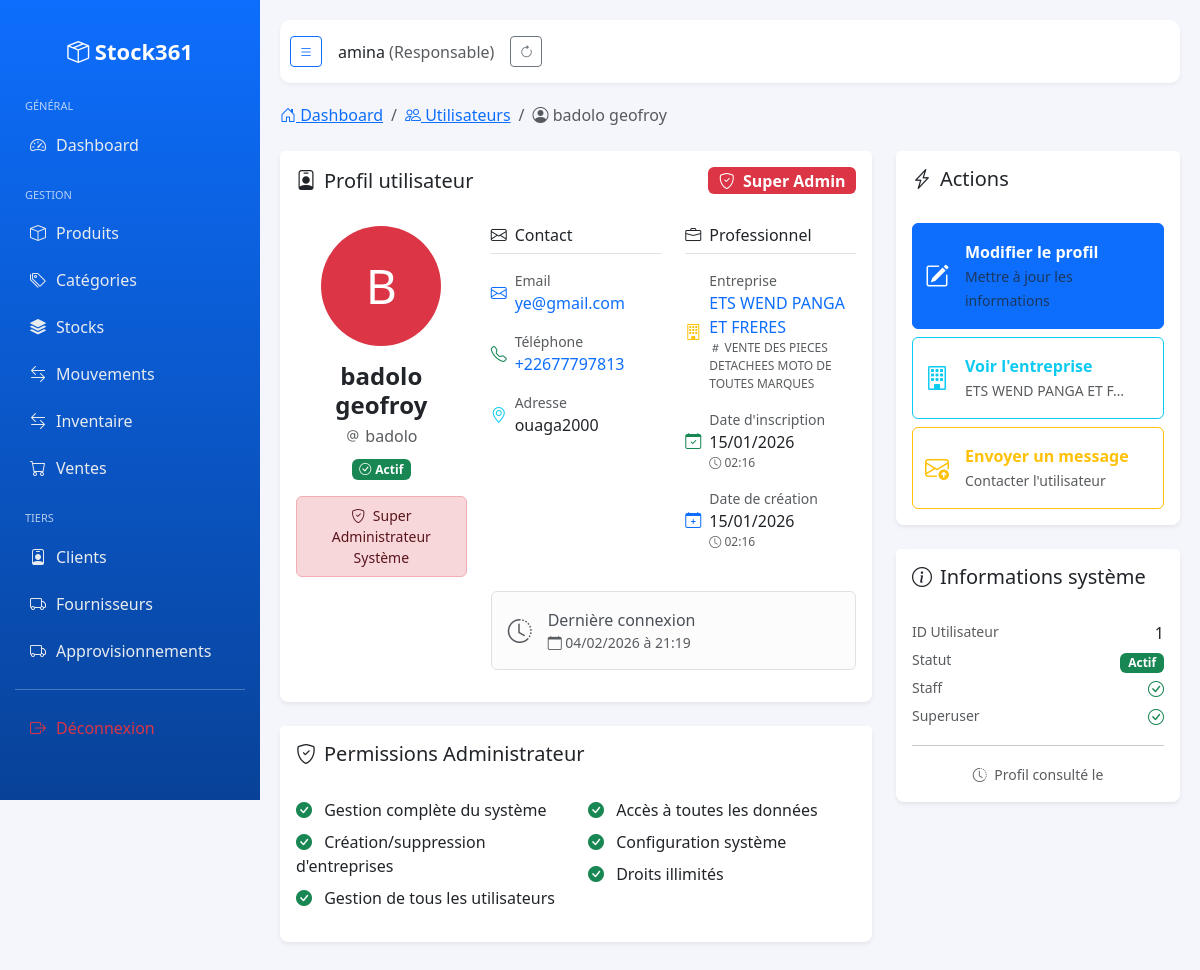
The app's page /1/ (signed in), older data.
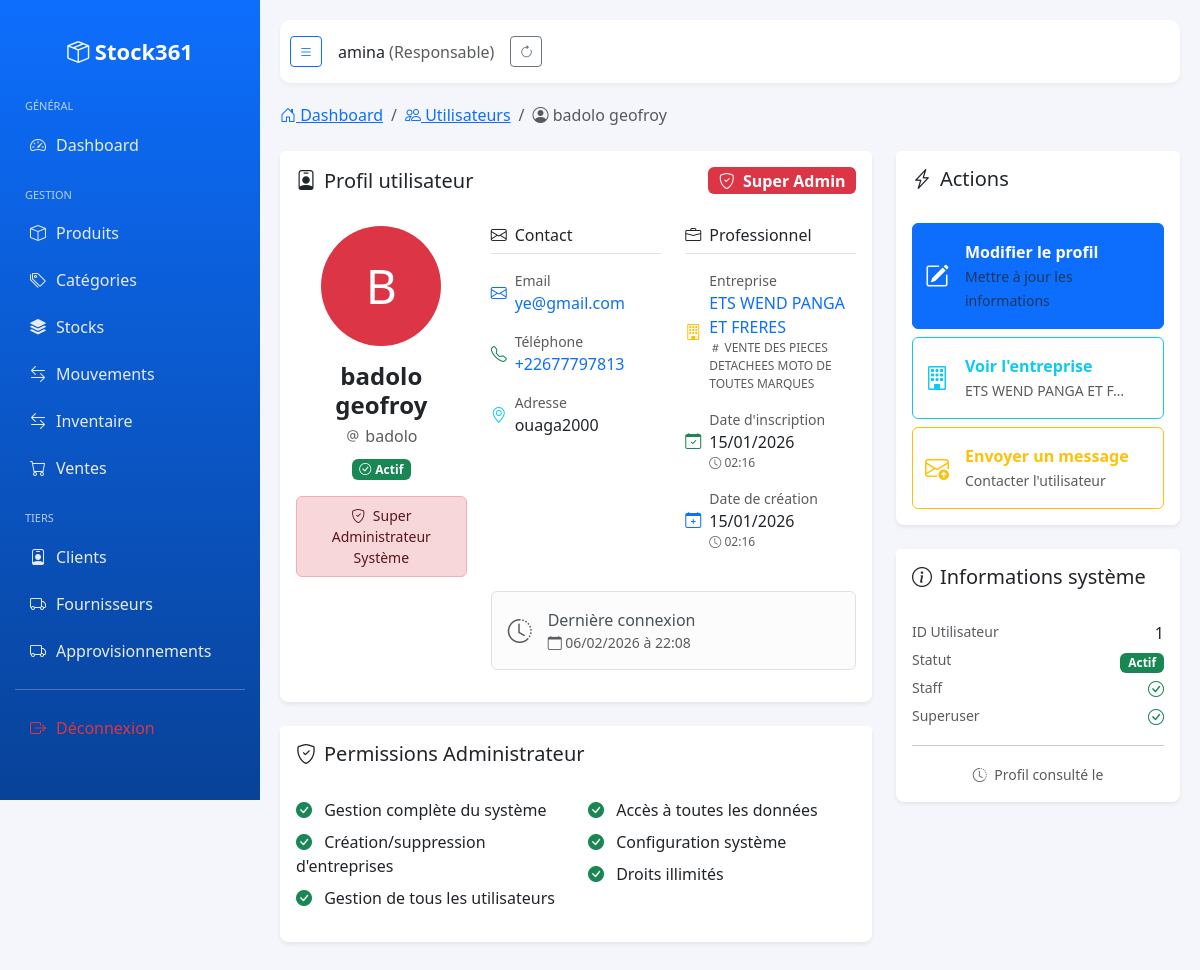
The same page, newer data.
### entreprise/models.py (models this page shows, shortened)
class Utilisateur(AbstractUser):
    class TypeUtilisateur(models.TextChoices):
        SUPER_ADMIN = 'super_admin', 'Super Admin'
        RESPONSABLE = 'responsable', 'Responsable'
        GERANT = 'gerant', 'Gérant/Secrétaire'
    entreprise = models.ForeignKey(
        Entreprise,
        on_delete=models.CASCADE,
        related_name='utilisateurs',
        blank=True,
        null=True
    )
    type_utilisateur = models.CharField(
        max_length=20,
        choices=TypeUtilisateur.choices,
        default=TypeUtilisateur.GERANT
    )
    est_actif = models.BooleanField(default=True)
    telephone = models.CharField(max_length=20, blank=True, null=True)
    adresse = models.CharField(max_length=255, blank=True, null=True)
    date_creation = models.DateTimeField(default=timezone.now)
    @property
    def est_super_admin(self):
        return self.type_utilisateur == self.TypeUtilisateur.SUPER_ADMIN
    @property
    def est_responsable(self):
        return self.type_utilisateur == self.TypeUtilisateur.RESPONSABLE
    def get_role_display(self):
        return self.get_type_utilisateur_display()
    @property
    def responsable(self):
        """
        Retourne le premier utilisateur de type 'responsable' ou None
        """
        return self.utilisateurs.filter(type_utilisateur='responsable').first()

class Entreprise(models.Model):
    nom = models.CharField(max_length=150)
    ifu = models.CharField(max_length=50, unique=True)
    contact = models.CharField(max_length=50, blank=True, null=True)
    logo = models.ImageField(upload_to='entreprises/logos/', blank=True, null=True)
    est_actif = models.BooleanField(default=True)
    date_creation = models.DateTimeField(default=timezone.now)

### entreprise/views.py (the view)
# urls.py: path('<int:pk>/', views.UtilisateurDetailView.as_view(), name='utilisateur_detail'),
class UtilisateurDetailView(ResponsableRequiredMixin, DetailView):
    model = Utilisateur
    template_name = 'entreprise/utilisateur_detail.html'
    context_object_name = 'utilisateur'
    def get_queryset(self):
        user = self.request.user
        if user.est_super_admin:
            return Utilisateur.objects.all()
        return Utilisateur.objects.filter(entreprise=user.entreprise)

### entreprise/views.py (called while the page is built)
    def test_func(self):
        return self.request.user.is_authenticated and (
            self.request.user.est_super_admin or self.request.user.est_responsable
        )

### templates/entreprise/utilisateur_detail.html (shortened to what the changed rows need)
{% extends 'base.html' %}
{% block content %}
<nav aria-label="breadcrumb" class="mb-4">
    <ol class="breadcrumb">
        <li class="breadcrumb-item">
            <a href="{% url 'dashboard' %}"><i class="bi bi-house-door"></i> Dashboard</a>
        </li>
        <li class="breadcrumb-item">
            <a href="{% url 'utilisateur_list' %}"><i class="bi bi-people"></i> Utilisateurs</a>
        </li>
        <li class="breadcrumb-item active" aria-current="page">
            <i class="bi bi-person-circle"></i> {{ utilisateur.get_full_name|truncatechars:20 }}
        </li>
    </ol>
</nav>
<div class="row">
    <div class="col-lg-8 mb-4">
        <div class="card shadow-sm border-0">
            <div class="card-header bg-white border-0 py-3">
                <div class="d-flex justify-content-between align-items-center">
                    <h5 class="card-title mb-0">
                        <i class="bi bi-person-badge me-2"></i>Profil utilisateur
                    </h5>
                    <span class="badge
                        {% if utilisateur.est_super_admin %}bg-danger
                        {% elif utilisateur.est_responsable %}bg-warning
                        {% else %}bg-info{% endif %} fs-6">
                        <i class="bi
                            {% if utilisateur.est_super_admin %}bi-shield-check
                            {% elif utilisateur.est_responsable %}bi-person-badge
                            {% else %}bi-person-gear{% endif %} me-1"></i>
                        {{ utilisateur.get_type_utilisateur_display }}
                    </span>
                </div>
            </div>
            <div class="card-body">
                <div class="row">
                    <div class="col-md-4 text-center mb-4 mb-md-0">
                        <div class="avatar-placeholder rounded-circle d-flex align-items-center justify-content-center mx-auto mb-3
                                    {% if utilisateur.est_super_admin %}bg-danger text-white
                                    {% elif utilisateur.est_responsable %}bg-warning text-white
                                    {% else %}bg-info text-white{% endif %}"
                             style="width: 120px; height: 120px; font-size: 48px;">
                            {{ utilisateur.get_full_name|first|upper }}
                        </div>
                        <h4 class="fw-bold mb-1">{{ utilisateur.get_full_name }}</h4>
                        <p class="text-muted mb-2">
                            <i class="bi bi-at"></i> {{ utilisateur.username }}
                        </p>
                        <div class="mb-3">
                            {% if utilisateur.est_actif %}
                                <span class="badge bg-success">
                                </span>
                            {% else %}
                                <span class="badge bg-danger">
                                    <i class="bi bi-x-circle me-1"></i>Inactif
                                </span>
                            {% endif %}
                        </div>
                        {% if utilisateur.est_super_admin %}
                            <div class="alert alert-danger small py-2 mb-0">
                                <i class="bi bi-shield-check me-1"></i>
                                Super Administrateur Système
                            </div>
                        {% elif utilisateur.est_responsable %}
                            <div class="alert alert-warning small py-2 mb-0">
                                <i class="bi bi-person-badge me-1"></i>
                                Responsable d'Entreprise
                            </div>
                        {% endif %}
                    </div>
                    <div class="col-md-8">
                        <div class="row">
                            <div class="col-md-6 mb-4">
                                <div class="mb-3">
                                    <div class="d-flex align-items-center mb-2">
                                        <div>
                                            <div class="text-muted small">Email</div>
                                            {% if utilisateur.email %}
                                                <a href="mailto:{{ utilisateur.email }}" class="text-decoration-none fw-medium">
                                                    {{ utilisateur.email }}
                                                </a>
                                            {% else %}
                                                <span class="text-muted">Non spécifié</span>
                                            {% endif %}
                                        </div>
                                    </div>
                                </div>
                                <div class="mb-3">
                                    <div class="d-flex align-items-center mb-2">
                                        <div>
                                            <div class="text-muted small">Téléphone</div>
                                            {% if utilisateur.telephone %}
                                                <a href="tel:{{ utilisateur.telephone }}" class="text-decoration-none fw-medium">
                                                    {{ utilisateur.telephone }}
                                                </a>
                                            {% else %}
                                                <span class="text-muted">Non spécifié</span>
                                            {% endif %}
                                        </div>
                                    </div>
                                </div>
                                <div class="mb-3">
                                    <div class="d-flex align-items-center mb-2">
                                        <div>
                                            <div class="text-muted small">Adresse</div>
                                            <span class="fw-medium">
                                                {{ utilisateur.adresse|default:"Non spécifiée" }}
                                            </span>
                                        </div>
                                    </div>
                                </div>
                            </div>
                            <div class="col-md-6 mb-4">
                                <div class="mb-3">
                                    <div class="d-flex align-items-center mb-2">
                                        <div>
                                            <div class="text-muted small">Entreprise</div>
                                            {% if utilisateur.entreprise %}
                                                <a href="{% url 'entreprise_detail' utilisateur.entreprise.id %}"
                                                   class="text-decoration-none fw-medium">
                                                    {{ utilisateur.entreprise.nom }}
                                                </a>
                                                <div class="extra-small text-muted">
                                                    <i class="bi bi-hash"></i> {{ utilisateur.entreprise.ifu }}
                                                </div>
                                            {% else %}
                                                <span class="text-muted">Non affecté</span>
                                            {% endif %}
                                        </div>
                                    </div>
                                </div>
                                <div class="mb-3">
                                    <div class="d-flex align-items-center mb-2">
                                        <div>
                                            <div class="text-muted small">Date d'inscription</div>
                                            <span class="fw-medium">
                                                {{ utilisateur.date_joined|date:"d/m/Y" }}
                                            </span>
                                            <div class="extra-small text-muted">
                                                <i class="bi bi-clock"></i> {{ utilisateur.date_joined|date:"H:i" }}
                                            </div>
                                        </div>
                                    </div>
                                </div>
                                <div class="mb-3">
                                    <div class="d-flex align-items-center mb-2">
                                        <div>
                                            <div class="text-muted small">Date de création</div>
                                            <span class="fw-medium">
                                                {{ utilisateur.date_creation|date:"d/m/Y" }}
                                            </span>
                                            <div class="extra-small text-muted">
                                                <i class="bi bi-clock"></i> {{ utilisateur.date_creation|date:"H:i" }}
                                            </div>
                                        </div>
                                    </div>
                                </div>
                            </div>
                        </div>
                        <div class="row">
                            <div class="col-12">
                                <div class="alert alert-light border">
                                    <div class="d-flex align-items-center">
                                        <div>
                                            <div class="fw-medium">Dernière connexion</div>
                                            <div class="text-muted small">
                                                {% if utilisateur.last_login %}
                                                    <i class="bi bi-calendar"></i>
                                                    {{ utilisateur.last_login|date:"d/m/Y à H:i" }}
                                                {% else %}
                                                    <i class="bi bi-dash-circle"></i> Jamais connecté
                                                {% endif %}
                                            </div>
                                        </div>
                                    </div>
                                </div>
                            </div>
                        </div>
                    </div>
                </div>
            </div>
        </div>
    </div>
    <div class="col-lg-4 mb-4">
        <div class="card shadow-sm border-0">
            <div class="card-body">
                <div class="d-grid gap-2">
                    {% if utilisateur.entreprise %}
                    <a href="{% url 'entreprise_detail' utilisateur.entreprise.id %}"
                       class="btn btn-outline-info text-start py-3">
                        <div class="d-flex align-items-center">
                            <i class="bi bi-building fs-4 me-3"></i>
                            <div>
                                <div class="fw-bold">Voir l'entreprise</div>
                                <small class="text-muted">{{ utilisateur.entreprise.nom|truncatechars:20 }}</small>
                            </div>
                        </div>
                    </a>
                    {% endif %}
                </div>
            </div>
        </div>
        <div class="card shadow-sm border-0 mt-4">
            <div class="card-body">
                <div class="mb-3">
                    <div class="d-flex justify-content-between mb-1">
                        <span class="text-muted small">ID Utilisateur</span>
                        <span class="fw-medium">{{ utilisateur.id }}</span>
                    </div>
                </div>
            </div>
        </div>
    </div>
</div>
{% endblock %}

Row changes from the older to the newer data that the page shows:
changed Utilisateur "badolo geofroy": last_login "04/02/2026 à 21:19" → "06/02/2026 à 22:08"
